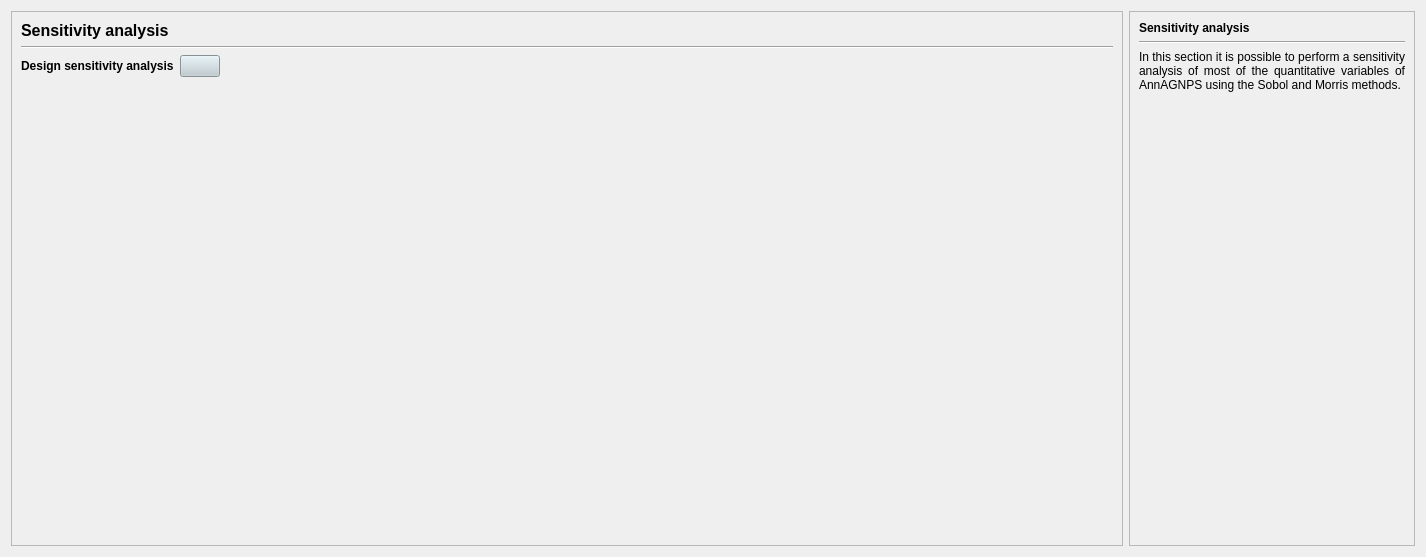
         <widget class="QWidget" name="scrollAreaWidgetContents_3">
          <property name="geometry">
           <rect>
            <x>0</x>
            <y>0</y>
            <width>1426</width>
            <height>557</height>
           </rect>
          </property>
          <layout class="QGridLayout" name="gridLayout_11">
           <item row="0" column="0">
            <widget class="QFrame" name="frame_2">
             <property name="frameShape">
              <enum>QFrame::StyledPanel</enum>
             </property>
             <property name="frameShadow">
              <enum>QFrame::Raised</enum>
             </property>
             <layout class="QGridLayout" name="gridLayout_15">
              <item row="1" column="0">
               <widget class="Line" name="line_8">
                <property name="orientation">
                 <enum>Qt::Horizontal</enum>
                </property>
               </widget>
              </item>
              <item row="0" column="0">
               <widget class="QLabel" name="label_20">
                <property name="font">
                 <font>
                  <pointsize>12</pointsize>
                  <weight>75</weight>
                  <bold>true</bold>
                 </font>
                </property>
                <property name="text">
                 <string>Sensitivity analysis</string>
                </property>
               </widget>
              </item>
              <item row="2" column="0">
               <layout class="QHBoxLayout" name="horizontalLayout">
                <item>
                 <widget class="QLabel" name="label_21">
                  <property name="font">
                   <font>
                    <weight>75</weight>
                    <bold>true</bold>
                   </font>
                  </property>
                  <property name="text">
                   <string>Design sensitivity analysis</string>
                  </property>
                 </widget>
                </item>
                <item>
                 <widget class="QPushButton" name="sensitivity">
                  <property name="styleSheet">
                   <string notr="true">QPushButton {
    background-color: #becbd1;
    color: black;
}

QPushButton:hover {
    color: white;
}</string>
                  </property>
                  <property name="text">
                   <string/>
                  </property>
                 </widget>
                </item>
                <item>
                 <spacer name="horizontalSpacer_6">
                  <property name="orientation">
                   <enum>Qt::Horizontal</enum>
                  </property>
                  <property name="sizeHint" stdset="0">
                   <size>
                    <width>40</width>
                    <height>20</height>
                   </size>
                  </property>
                 </spacer>
                </item>
               </layout>
              </item>
              <item row="3" column="0">
               <spacer name="verticalSpacer_5">
                <property name="orientation">
                 <enum>Qt::Vertical</enum>
                </property>
                <property name="sizeHint" stdset="0">
                 <size>
                  <width>20</width>
                  <height>40</height>
                 </size>
                </property>
               </spacer>
              </item>
             </layout>
            </widget>
           </item>
           <item row="0" column="1">
            <widget class="QFrame" name="frame_7">
             <property name="frameShape">
              <enum>QFrame::StyledPanel</enum>
             </property>
             <property name="frameShadow">
              <enum>QFrame::Raised</enum>
             </property>
             <layout class="QGridLayout" name="gridLayout_13">
              <item row="0" column="0">
               <widget class="QLabel" name="label_12">
                <property name="font">
                 <font>
                  <weight>75</weight>
                  <bold>true</bold>
                 </font>
                </property>
                <property name="text">
                 <string>Sensitivity analysis</string>
                </property>
               </widget>
              </item>
              <item row="2" column="0">
               <widget class="QLabel" name="label_19">
                <property name="text">
                 <string>In this section it is possible to perform a sensitivity analysis of most of the quantitative variables of AnnAGNPS using the Sobol and Morris methods.</string>
                </property>
                <property name="alignment">
                 <set>Qt::AlignJustify|Qt::AlignVCenter</set>
                </property>
                <property name="wordWrap">
                 <bool>true</bool>
                </property>
               </widget>
              </item>
              <item row="1" column="0">
               <widget class="Line" name="line">
                <property name="orientation">
                 <enum>Qt::Horizontal</enum>
                </property>
               </widget>
              </item>
              <item row="3" column="0">
               <spacer name="verticalSpacer_4">
                <property name="orientation">
                 <enum>Qt::Vertical</enum>
                </property>
                <property name="sizeHint" stdset="0">
                 <size>
                  <width>20</width>
                  <height>40</height>
                 </size>
                </property>
               </spacer>
              </item>
             </layout>
            </widget>
           </item>
          </layout>
         </widget>
